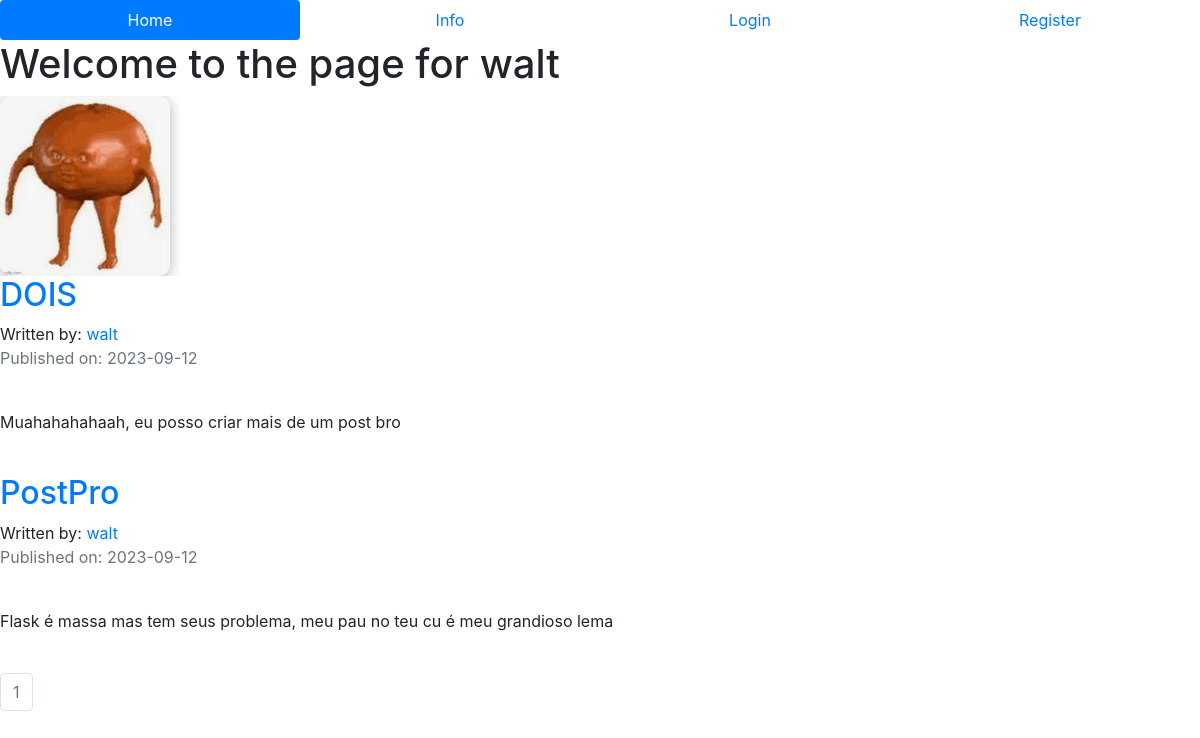
Screenshot of /walt with the database file from the repository.
### companyblog/models.py (models this page shows, shortened)
class User(db.Model, UserMixin):
    __tablename__ = 'users'
    id = db.Column(db.Integer, primary_key=True)
    profile_pic = db.Column(db.String(20), nullable=False, default='default.png')
    email = db.Column(db.String(64), unique=True, index=True)
    username = db.Column(db.String(64), unique=True, index=True)
    password_hash = db.Column(db.String(128))
    posts = db.relationship('BlogPost', backref='author', lazy=True)

class BlogPost(db.Model):
    __tablename__ = 'posts'
    users = db.relationship(User)
    id = db.Column(db.Integer, primary_key = True)
    user_id = db.Column(db.Integer, db.ForeignKey('users.id'), nullable=False)
    date = db.Column(db.DateTime, nullable=False, default=datetime.utcnow)
    title = db.Column(db.String(140), nullable = False)
    text = db.Column(db.Text, nullable=False)

### companyblog/users/views.py (the view)
@users.route('/<username>')
def user_posts(username):
    page = request.args.get('page', 1, type=int)
    user = User.query.filter_by(username=username).first_or_404()
    blog_posts = BlogPost.query.filter_by(author = user).order_by(BlogPost.date.desc()).paginate(page=page, per_page=5)
    return render_template('user_blog_posts.html', blog_posts=blog_posts, user=user)

### companyblog/templates/user_blog_posts.html
{% extends "base.html" %}
{% block content %}
    <div style="align-content: center">
      <h1>Welcome to the page for {{user.username}}</h1>
      <img src="{{url_for('static', filename='profile_pics/'+user.profile_pic)}}">
    {% for post in blog_posts.items %}
    <h2><a href="{{url_for('blog_posts.blog_post', blog_post_id=post.id)}}">{{post.title}}</a> </h2>
    Written by: <a href="{{url_for('users.user_posts', username=post.author.username)}}">{{post.author.username}}</a>
    <p class="text-muted">Published on: {{post.date.strftime("%Y-%m-%d")}}</p>
    <br>
    <p>{{post.text}}</p>
    <br>
    {% endfor %}
    </div>
    <nav aria-label="...">
        <ul class="pagination">
            {% for page_num in blog_posts.iter_pages(left_edge=1, right_edge=2, left_current=1, right_current=2) %}
            {% if blog_posts.page == page_num %}
            <li class="page-item disabled">
                <a class="page-link" href="{{url_for('users.user_posts', username=user.username, page=page_num)}}">{{page_num}}</a>
            </li>
            {% else %}
            <li class="page-item">
                <a class="page-link" href="{{url_for('users.user_posts', username=user.username, page=page_num)}}">{{page_num}}</a>
            </li>
            {% endif %}
            {% endfor %}
        </ul>
    </nav>
{% endblock %}

### rows the page displays
User: username "walt", profile_pic (placeholder picture)
BlogPost: title "DOIS", author.username "walt", date "2023-09-12", text "Muahahahahaah, eu posso criar mais de um post bro"
BlogPost: title "PostPro", author.username "walt", date "2023-09-12", text "Flask é massa mas tem seus problema, meu pau no teu cu é meu grandioso lema"

### other values shown
{{ page_num }} "1"
